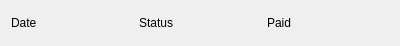
<?xml version="1.0" encoding="UTF-8"?>
<ui version="4.0">
 <class>SessionCell</class>
 <widget class="QWidget" name="SessionCell">
  <property name="geometry">
   <rect>
    <x>0</x>
    <y>0</y>
    <width>400</width>
    <height>46</height>
   </rect>
  </property>
  <property name="windowTitle">
   <string>Form</string>
  </property>
  <layout class="QGridLayout" name="gridLayout">
   <item row="0" column="1">
    <widget class="QLabel" name="statusLabel">
     <property name="text">
      <string>Status</string>
     </property>
    </widget>
   </item>
   <item row="0" column="0">
    <widget class="QLabel" name="dateLabel">
     <property name="text">
      <string>Date</string>
     </property>
    </widget>
   </item>
   <item row="0" column="2">
    <widget class="QLabel" name="paidLabel">
     <property name="text">
      <string>Paid</string>
     </property>
    </widget>
   </item>
  </layout>
 </widget>
 <resources/>
 <connections/>
</ui>
